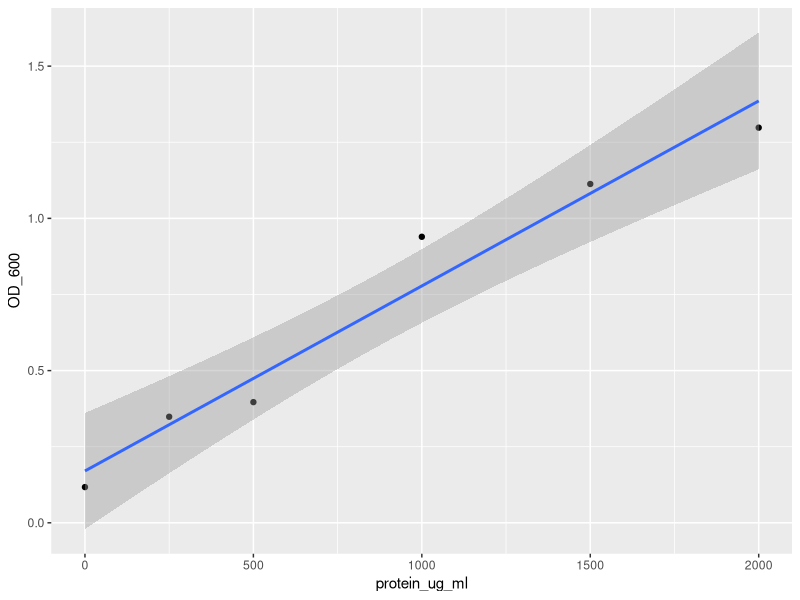

Write R code to recreate this figure.
## ---- chunk 1
library(tidyverse)
## ---- chunk 2
assay_calibration_data<-read_csv("assay_calibration_data.csv")
## ---- chunk 3
head(assay_calibration_data)
## ---- chunk 4
assay_calibration_data %>%
  ggplot(aes(x=protein_ug_ml,y=OD_600))+
  geom_point()+
  geom_smooth(method="lm")
## ---- chunk 5
lm(OD_600~protein_ug_ml,assay_calibration_data)
## ---- chunk 6
(0.568-0.1703469)/0.0006077
